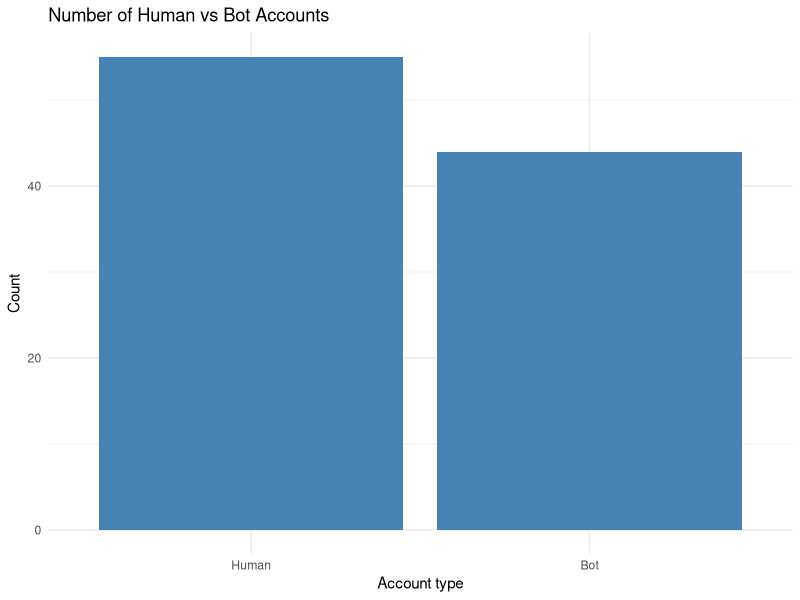
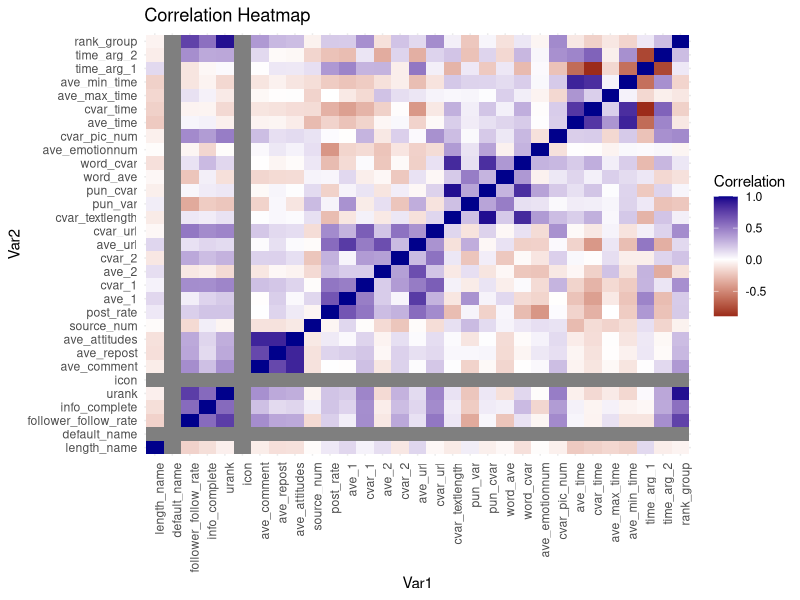
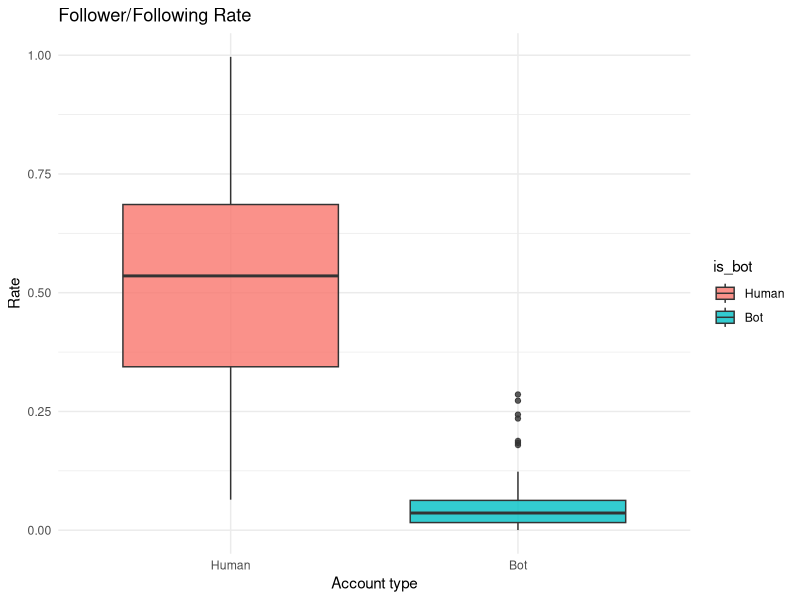
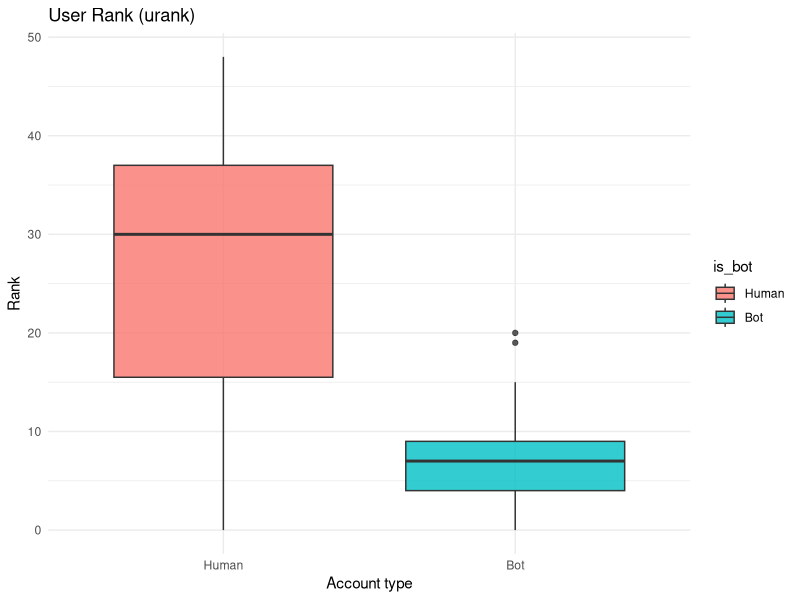
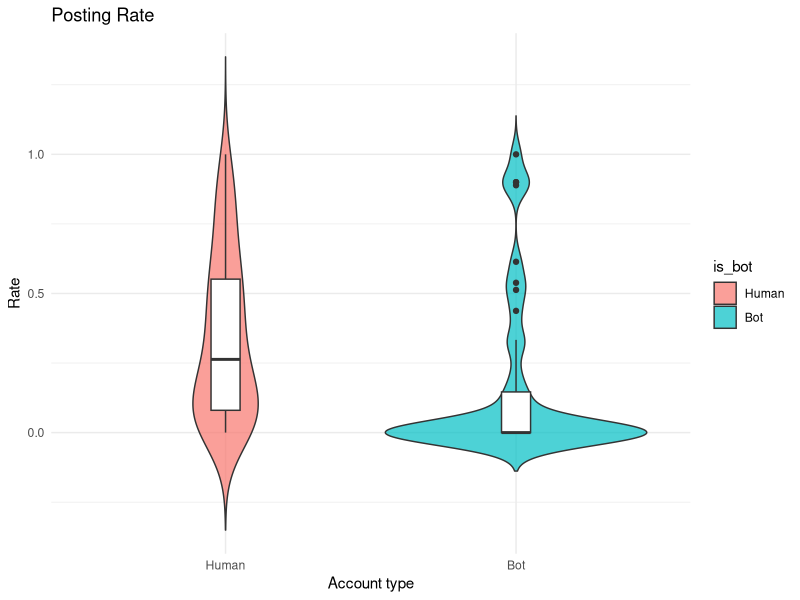
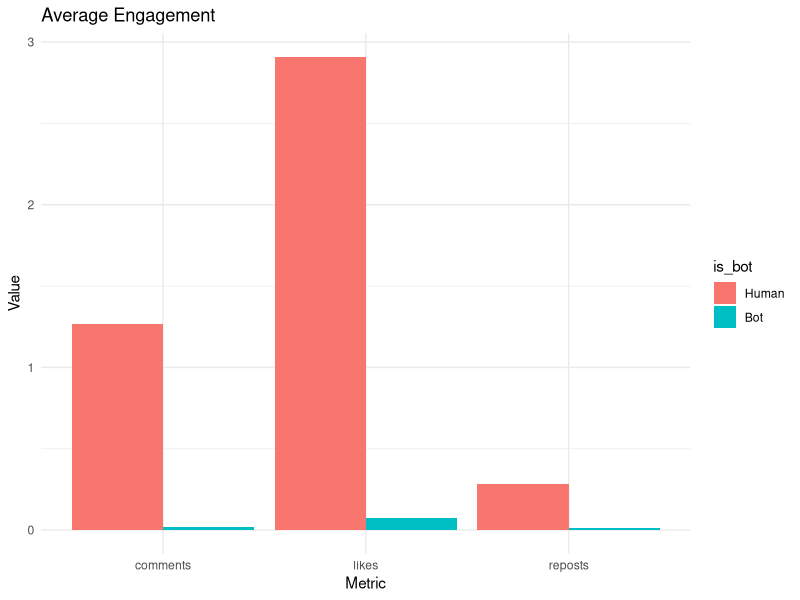
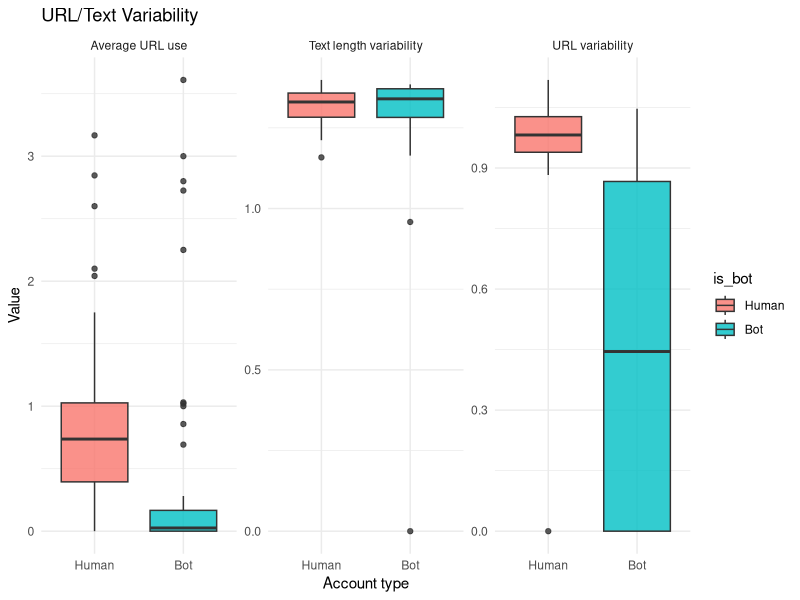

These charts were generated, in order, by the following R code:
## ---- chunk 1
knitr::opts_chunk$set(echo=FALSE, message=FALSE, warning=FALSE)

library(readxl)
library(dplyr)
library(ggplot2)
library(tidyr)

df <- read_excel("SocialBot.xlsx") %>%
  mutate(
    is_bot = factor(is_bot, levels=c(0,1), labels=c("Human","Bot")),
    rank_group = cut(urank, breaks=3, labels=c("Low","Medium","High"))
  )
## ---- chunk 2
overview_tbl <- data.frame(
  Metric=c("Number of rows", "Number of columns"),
  Value=c(nrow(df), ncol(df))
)
overview_tbl
## ---- chunk 3
class_tab <- table(df$is_bot)
data.frame(
  AccountType=names(class_tab),
  Count=as.numeric(class_tab)
)
## ---- chunk 4
ggplot(df, aes(x = is_bot)) +
  geom_bar(fill = "steelblue") +
  labs(
    title = "Number of Human vs Bot Accounts",
    x = "Account type",
    y = "Count"
  ) +
  theme_minimal()
## ---- chunk 5
num_df <- df %>% select(-is_bot) %>% mutate(across(everything(), as.numeric))
cor_mat <- cor(num_df, use="pairwise.complete.obs")
cor_df  <- as.data.frame(as.table(cor_mat))
colnames(cor_df) <- c("Var1","Var2","Correlation")

ggplot(cor_df, aes(Var1,Var2,fill=Correlation)) +
  geom_tile() +
  scale_fill_gradient2(low="darkred", mid="white", high="darkblue", midpoint=0) +
  theme_minimal() +
  theme(axis.text.x=element_text(angle=90,hjust=1)) +
  labs(title="Correlation Heatmap")
## ---- chunk 6
ggplot(df, aes(is_bot, follower_follow_rate, fill=is_bot)) +
  geom_boxplot(alpha=0.8) +
  labs(title="Follower/Following Rate", x="Account type", y="Rate") +
  theme_minimal()
## ---- chunk 7
ggplot(df, aes(is_bot, urank, fill=is_bot)) +
  geom_boxplot(alpha=0.8) +
  labs(title="User Rank (urank)", x="Account type", y="Rank") +
  theme_minimal()
## ---- chunk 8
ggplot(df, aes(is_bot, post_rate, fill=is_bot)) +
  geom_violin(trim=FALSE, alpha=0.7) +
  geom_boxplot(width=0.1, fill="white") +
  labs(title="Posting Rate", x="Account type", y="Rate") +
  theme_minimal()
## ---- chunk 9
engagement_summary <- df %>%
  group_by(is_bot) %>%
  summarise(
    comments=mean(ave_comment,na.rm=TRUE),
    reposts=mean(ave_repost,na.rm=TRUE),
    likes=mean(ave_attitudes,na.rm=TRUE)
  ) %>%
  pivot_longer(comments:likes, names_to="metric", values_to="value")

ggplot(engagement_summary, aes(metric,value,fill=is_bot)) +
  geom_col(position="dodge") +
  labs(title="Average Engagement", x="Metric", y="Value") +
  theme_minimal()
## ---- chunk 10
url_text_long <- df %>%
  select(is_bot, ave_url, cvar_url, cvar_textlength) %>%
  pivot_longer(cols=c(ave_url,cvar_url,cvar_textlength),
               names_to="measure", values_to="value") %>%
  mutate(measure=recode(measure,
                        "ave_url"="Average URL use",
                        "cvar_url"="URL variability",
                        "cvar_textlength"="Text length variability"))

ggplot(url_text_long, aes(is_bot,value,fill=is_bot)) +
  geom_boxplot(alpha=0.8) +
  facet_wrap(~measure, scales="free_y") +
  labs(title="URL/Text Variability", x="Account type", y="Value") +
  theme_minimal()
